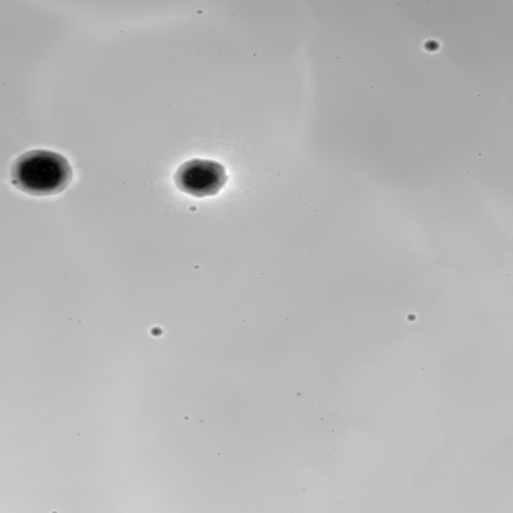
#> input picture lunar_world/lunar_heightmap.png, 1025 x 1025 px, found by its file name (shown at 1/2 size)
$ python make_lunar_mesh_world.py
#> lines starting #> are read from the running program, lines starting #| are printed output that depends on the picture
#!/usr/bin/env python3
"""Convert a grayscale DEM image into an OBJ terrain mesh and Gazebo world."""

from pathlib import Path
import argparse
import math
from PIL import Image


def write_obj(image_path: Path, obj_path: Path, size_m: float, height_m: float, resolution: int):
#> called with size_m = 350, height_m = 25, resolution = 129
    img = Image.open(image_path).convert('L')
#> img is the input picture: PIL image 1025x1025 L; min 0, max 255, mean 182.2
    img = img.resize((resolution, resolution), Image.Resampling.BILINEAR)
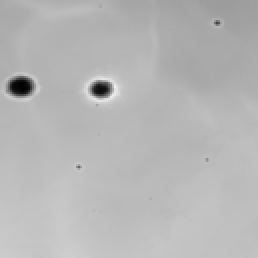
#> img: PIL image 129x129 L (shown 2 times larger); min 1, max 239, mean 182.2
    pix = list(img.getdata())
#> pix = 16641 values, max 239 at index 5604, min 1 at index 5299, mean 182.2
    min_v = min(pix)
#> min_v = 1
    max_v = max(pix)
#> max_v = 239
    denom = max(max_v - min_v, 1)
#> denom = 238

    step = size_m / (resolution - 1)
    half = size_m / 2.0
    heights = [[0.0 for _ in range(resolution)] for _ in range(resolution)]
    for y in range(resolution):
        for x in range(resolution):
            value = pix[y * resolution + x]
            heights[y][x] = ((value - min_v) / denom) * height_m
#> after the loop, heights = 129 items

    def normal_at(x: int, y: int):
        xl = max(x - 1, 0)
        xr = min(x + 1, resolution - 1)
        yd = max(y - 1, 0)
        yu = min(y + 1, resolution - 1)
        dzdx = (heights[y][xr] - heights[y][xl]) / max((xr - xl) * step, step)
        dzdy = (heights[yd][x] - heights[yu][x]) / max((yu - yd) * step, step)
        nx, ny, nz = -dzdx, -dzdy, 1.0
        length = math.sqrt(nx * nx + ny * ny + nz * nz) or 1.0
        return nx / length, ny / length, nz / length

    with obj_path.open('w', encoding='ascii') as f:
        f.write('# Lunar DEM mesh generated from LOLA heightmap\n')
        f.write('o lunar_dem_patch\n')
        for y in range(resolution):
            for x in range(resolution):
                z = heights[y][x]
                wx = x * step - half
                wy = half - y * step
                f.write(f'v {wx:.5f} {wy:.5f} {z:.5f}\n')
        for y in range(resolution):
            for x in range(resolution):
                nx, ny, nz = normal_at(x, y)
                f.write(f'vn {nx:.6f} {ny:.6f} {nz:.6f}\n')
#> this loop made 129 passes
        for y in range(resolution - 1):
            for x in range(resolution - 1):
                i0 = y * resolution + x + 1
                i1 = i0 + 1
                i2 = i0 + resolution
                i3 = i2 + 1
                f.write(f'f {i0}//{i0} {i2}//{i2} {i1}//{i1}\n')
                f.write(f'f {i1}//{i1} {i2}//{i2} {i3}//{i3}\n')
#> this loop made 128 passes


def write_world(obj_path: Path, world_path: Path, z_offset: float):
    world_path.write_text(f'''<?xml version="1.0" ?>
<sdf version="1.9">
  <world name="lunar_mesh_test">
    <physics name="1ms" type="ignored">
      <max_step_size>0.001</max_step_size>
      <real_time_factor>1.0</real_time_factor>
    </physics>

    <plugin filename="gz-sim-physics-system" name="gz::sim::systems::Physics"/>
    <plugin filename="gz-sim-user-commands-system" name="gz::sim::systems::UserCommands"/>
    <plugin filename="gz-sim-scene-broadcaster-system" name="gz::sim::systems::SceneBroadcaster"/>
    <plugin filename="gz-sim-sensors-system" name="gz::sim::systems::Sensors">
      <render_engine>ogre2</render_engine>
    </plugin>
    <plugin filename="gz-sim-imu-system" name="gz::sim::systems::Imu"/>

    <scene>
      <ambient>0.55 0.55 0.55 1</ambient>
      <background>0.02 0.02 0.025 1</background>
      <shadows>true</shadows>
    </scene>

    <light type="directional" name="sun_low_angle">
      <cast_shadows>true</cast_shadows>
      <pose>0 0 30 0.4 0.25 0</pose>
      <diffuse>0.9 0.88 0.82 1</diffuse>
      <specular>0.15 0.15 0.15 1</specular>
      <direction>-0.65 0.25 -0.72</direction>
    </light>

    <model name="lunar_mesh_patch">
      <pose>0 0 {z_offset:.3f} 0 0 0</pose>
      <static>true</static>
      <link name="terrain_link">
        <collision name="terrain_collision">
          <geometry>
            <mesh>
              <uri>file://{obj_path}</uri>
            </mesh>
          </geometry>
        </collision>
        <visual name="terrain_visual">
          <geometry>
            <mesh>
              <uri>file://{obj_path}</uri>
            </mesh>
          </geometry>
          <material>
            <ambient>0.45 0.43 0.39 1</ambient>
            <diffuse>0.62 0.60 0.55 1</diffuse>
            <specular>0.03 0.03 0.03 1</specular>
          </material>
        </visual>
      </link>
    </model>
  </world>
</sdf>
''', encoding='ascii')


def main():
    parser = argparse.ArgumentParser()
    parser.add_argument('--image', default='/mnt/c/Users/Username/OneDrive/Desktop/husky/lunar_world/lunar_heightmap.png')
    parser.add_argument('--out-dir', default='/mnt/c/Users/Username/OneDrive/Desktop/husky/lunar_world')
    parser.add_argument('--size-m', type=float, default=350.0)
    parser.add_argument('--height-m', type=float, default=25.0)
    parser.add_argument('--resolution', type=int, default=129)
    parser.add_argument('--z-offset', type=float, default=-8.0)
    args = parser.parse_args()

    out_dir = Path(args.out_dir)
    out_dir.mkdir(parents=True, exist_ok=True)
    image_path = Path(args.image)
    obj_path = out_dir / 'lunar_mesh.obj'
    world_path = out_dir / 'lunar_mesh.world.sdf'

    write_obj(image_path, obj_path, args.size_m, args.height_m, args.resolution)
    write_world(obj_path, world_path, args.z_offset)
    print(f'OBJ mesh: {obj_path}')
    print(f'World:    {world_path}')
    print(f'Try:      gz sim -r {world_path}')


if __name__ == '__main__':
    main()
